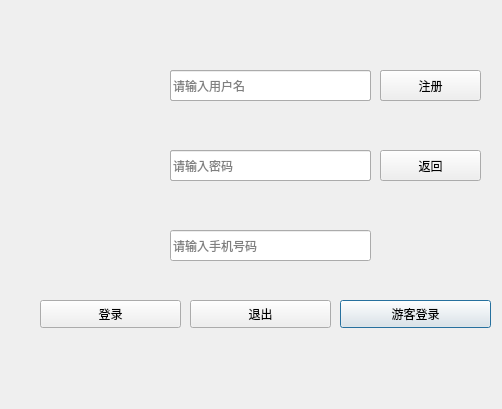
<?xml version="1.0" encoding="UTF-8"?>
<ui version="4.0">
 <class>Login</class>
 <widget class="QDialog" name="Login">
  <property name="geometry">
   <rect>
    <x>0</x>
    <y>0</y>
    <width>502</width>
    <height>409</height>
   </rect>
  </property>
  <property name="windowTitle">
   <string>Dialog</string>
  </property>
  <property name="styleSheet">
   <string notr="true">background-image: url(:/pic_login/1.jpg);</string>
  </property>
  <widget class="QLineEdit" name="usrLineEdit_2">
   <property name="geometry">
    <rect>
     <x>170</x>
     <y>70</y>
     <width>201</width>
     <height>31</height>
    </rect>
   </property>
   <property name="styleSheet">
    <string notr="true">background-image: url(:/new/prefix1/sll.png);</string>
   </property>
   <property name="placeholderText">
    <string>请输入用户名</string>
   </property>
  </widget>
  <widget class="QLineEdit" name="pwdLineEdit_2">
   <property name="geometry">
    <rect>
     <x>170</x>
     <y>150</y>
     <width>201</width>
     <height>31</height>
    </rect>
   </property>
   <property name="contextMenuPolicy">
    <enum>Qt::DefaultContextMenu</enum>
   </property>
   <property name="styleSheet">
    <string notr="true">background-image: url(:/new/prefix1/sll.png);</string>
   </property>
   <property name="echoMode">
    <enum>QLineEdit::Password</enum>
   </property>
   <property name="placeholderText">
    <string>请输入密码</string>
   </property>
  </widget>
  <widget class="QLineEdit" name="telLineEdit_3">
   <property name="geometry">
    <rect>
     <x>170</x>
     <y>230</y>
     <width>201</width>
     <height>31</height>
    </rect>
   </property>
   <property name="contextMenuPolicy">
    <enum>Qt::DefaultContextMenu</enum>
   </property>
   <property name="styleSheet">
    <string notr="true">background-image: url(:/new/prefix1/sll.png);</string>
   </property>
   <property name="echoMode">
    <enum>QLineEdit::Normal</enum>
   </property>
   <property name="placeholderText">
    <string>请输入手机号码</string>
   </property>
  </widget>
  <widget class="QPushButton" name="loginBtn_2">
   <property name="geometry">
    <rect>
     <x>340</x>
     <y>300</y>
     <width>151</width>
     <height>28</height>
    </rect>
   </property>
   <property name="text">
    <string>游客登录</string>
   </property>
  </widget>
  <widget class="QLineEdit" name="usrLineEdit">
   <property name="geometry">
    <rect>
     <x>170</x>
     <y>70</y>
     <width>201</width>
     <height>31</height>
    </rect>
   </property>
   <property name="styleSheet">
    <string notr="true">background-image: url(:/new/prefix1/sll.png);</string>
   </property>
   <property name="placeholderText">
    <string>请输入用户名</string>
   </property>
  </widget>
  <widget class="QPushButton" name="backBtn">
   <property name="geometry">
    <rect>
     <x>380</x>
     <y>150</y>
     <width>101</width>
     <height>31</height>
    </rect>
   </property>
   <property name="text">
    <string>返回</string>
   </property>
  </widget>
  <widget class="QPushButton" name="exitBtn">
   <property name="geometry">
    <rect>
     <x>190</x>
     <y>300</y>
     <width>141</width>
     <height>28</height>
    </rect>
   </property>
   <property name="text">
    <string>退出</string>
   </property>
  </widget>
  <widget class="QLineEdit" name="pwdLineEdit">
   <property name="geometry">
    <rect>
     <x>170</x>
     <y>150</y>
     <width>201</width>
     <height>31</height>
    </rect>
   </property>
   <property name="contextMenuPolicy">
    <enum>Qt::DefaultContextMenu</enum>
   </property>
   <property name="styleSheet">
    <string notr="true">background-image: url(:/new/prefix1/sll.png);</string>
   </property>
   <property name="echoMode">
    <enum>QLineEdit::Password</enum>
   </property>
   <property name="placeholderText">
    <string>请输入密码</string>
   </property>
  </widget>
  <widget class="QPushButton" name="pushButton_register">
   <property name="geometry">
    <rect>
     <x>380</x>
     <y>70</y>
     <width>61</width>
     <height>31</height>
    </rect>
   </property>
   <property name="text">
    <string>注册</string>
   </property>
  </widget>
  <widget class="QLabel" name="label_2">
   <property name="geometry">
    <rect>
     <x>90</x>
     <y>140</y>
     <width>51</width>
     <height>51</height>
    </rect>
   </property>
   <property name="styleSheet">
    <string notr="true">image: url(:/pic_login/password_2.png);</string>
   </property>
   <property name="text">
    <string/>
   </property>
  </widget>
  <widget class="QPushButton" name="loginBtn">
   <property name="geometry">
    <rect>
     <x>40</x>
     <y>300</y>
     <width>141</width>
     <height>28</height>
    </rect>
   </property>
   <property name="text">
    <string>登录</string>
   </property>
  </widget>
  <widget class="QLabel" name="label">
   <property name="geometry">
    <rect>
     <x>90</x>
     <y>60</y>
     <width>51</width>
     <height>51</height>
    </rect>
   </property>
   <property name="styleSheet">
    <string notr="true">image: url(:/pic_login/user_2.png);</string>
   </property>
   <property name="text">
    <string/>
   </property>
  </widget>
  <widget class="QPushButton" name="registerBtn">
   <property name="geometry">
    <rect>
     <x>380</x>
     <y>70</y>
     <width>101</width>
     <height>31</height>
    </rect>
   </property>
   <property name="text">
    <string>注册</string>
   </property>
  </widget>
  <widget class="QLabel" name="label_3">
   <property name="geometry">
    <rect>
     <x>90</x>
     <y>220</y>
     <width>51</width>
     <height>51</height>
    </rect>
   </property>
   <property name="styleSheet">
    <string notr="true">image: url(:/pic_login/phone_pic.png);</string>
   </property>
   <property name="text">
    <string/>
   </property>
  </widget>
 </widget>
 <resources/>
 <connections/>
</ui>
